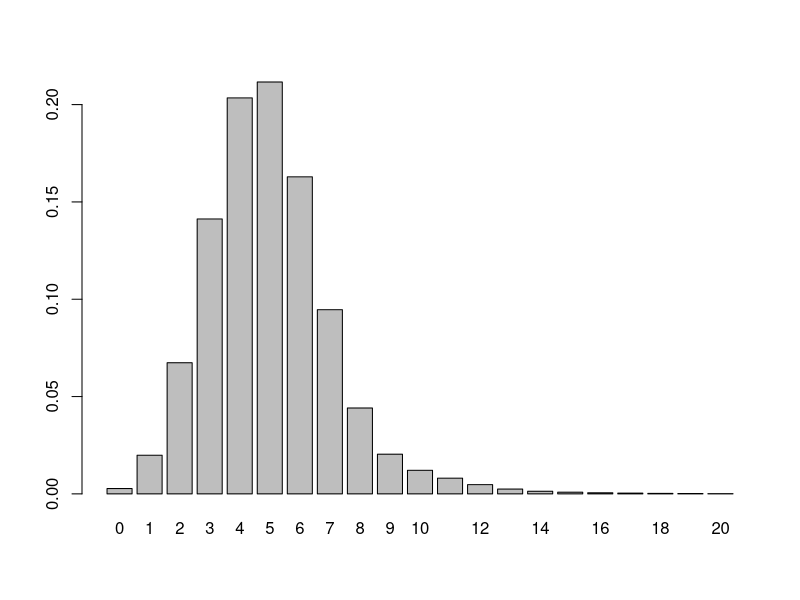
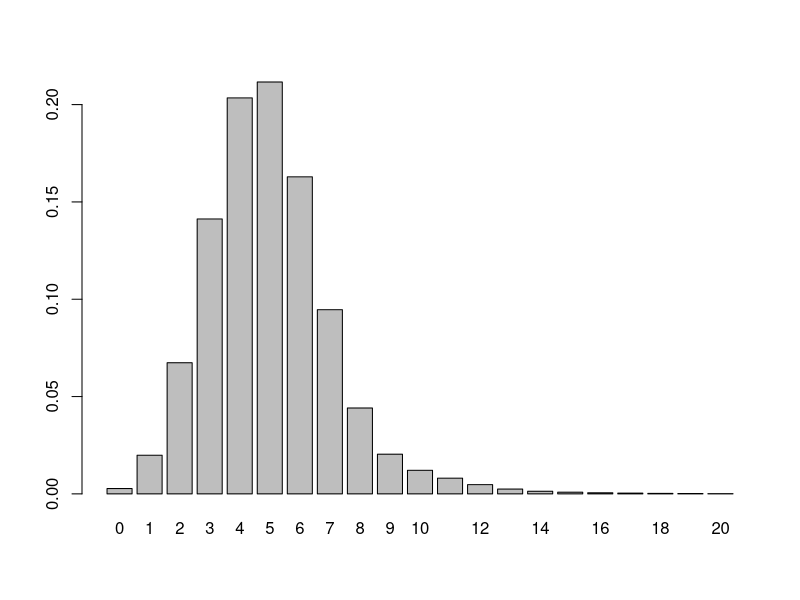

The R script that drew these images, in order:
## ---- chunk 1
library(tidyverse)
theme_set(theme_bw())
## ---- chunk 2
# alpha<-2.5
# gamma<-0.9
# delta<-5

validgamma<-function(gamma,alpha){
  if(alpha<=0){ #alpha must be positive
    return(FALSE)
  }
  if(gamma==0){ #if gamma=0, this is ordinary Poisson, so alpha=1 by convention
    return(alpha==1)
  }
  #hereafter assume gamma!=0
  gpos<- gamma>0
  if(alpha<1){
    return(gpos) #gamma should be positive
  } else if(alpha<=2){
    return(!gpos) #gamma should be negative
  } else { #alpha>2
    alpha_star<-ceiling(alpha)
    if(alpha==alpha_star){ #integer values of alpha>2 not allowed
      return(FALSE)
    } else if(alpha_star%%2==1){
      return(gpos) #gamma positive when ceil(alpha) is odd
    } else {
      return(!gpos)
    }
  }
}

check_delta<-function(delta,gamma,alpha){
  if(delta< -gamma*alpha){
    stop("Must have delta>= -gamma*alpha to ensure P(X=1) is nonnegative")
  } else if(delta< -gamma){
    stop("Must have delta>= -gamma to ensure P(X=0)<=1")
  }
  #if delta>= -alpha*gamma, all probabilities are valid for alpha<=2
  #if alpha>2, even if both of these conditions are met, it's still possible
  #to have invalid probabilities. These are caught dynamically by the 
  #PMF function since there doesn't appear to be a closed from constraint.
  #increasing delta or making |gamma| closer to zero will always
  #make the PMF more well behaved.
}

dstable_pmf_naive<-function(nmax,delta,gamma,alpha){
  #compute the discrete stable PMF for non-integer alpha
  #nmax is the largest nonnegative integer at which to evaluate the PMF
  #will return P(X=n) for n=0,1,...,nmax
  #delta is location parameter
  #gamma is scale parameter
  #alpha is shape (tail) parameter
  #all parameters can only be scalars
  #evaluates the PMF using a direct recursion method
  #may not have great numerical stability
  stopifnot(validgamma(gamma,alpha))
  #direct way (numerical underflow likely)
  #assume alpha is not an integer, for alpha=1,2 handle separately
  #nmax<-100
  #nvals<-0:nmax
  jvals<-2:nmax
  check_delta(delta,gamma,alpha)
  dag<-delta+alpha*gamma
  weights<-c(dag, gamma*jvals*choose(alpha,jvals)*(-1)^(jvals-1))
  probs<-vector("numeric",length=nmax+1)
  probs[1]<-exp(-delta-gamma) #P(X=0)
  if(nmax==0){ #edge case where only want P(X=0)
    return(probs[1])
  } 
  for(n in 1:nmax){
    probs[n+1]<- mean(probs[n:1]*weights[1:n]) #P(X=n), mean does 1/n part
    if(probs[n+1]<0){
      stop("negative probability encountered, increase delta or decrease absolute value of gamma")
    }
  }
  return(probs)
}
probs<-dstable_pmf_naive(20,delta=5.0,gamma=.9,alpha=2.5)
barplot(probs,names.arg=0:(length(probs)-1))
sum(probs)
## ---- chunk 3
log1mexp<-function(x){
  #slightly modified from original VGAM implementation
  stopifnot(all(x[!is.na(x)]>0))
  ifelse(x<=log(2), log(-expm1(-x)), log1p(-exp(-x)))
}

signed_logSumExp<-function(lx,nn){
  #lx is log|x| where x could be positive or negative
  #nn is a logical vector indicating which elements of x are nonnegative
  #ie, nn<- sign(x)>=0
  #computes log(sum(x)) with numerical stability
  #we require that the sum of x be positive otherwise it throws an error
  #the sum is never directly computed though
  #lx is allowed to be -Inf (ie, x can have exact zeros)
  A<-matrixStats::logSumExp(lx,nn)
  B<-matrixStats::logSumExp(lx,!nn)
  A+log1mexp(A-B)
}

dstable_pmf<-function(nmax,delta,gamma,alpha,log=FALSE){
  #compute the discrete stable PMF for non-integer alpha
  #nmax is the largest nonnegative integer at which to evaluate the PMF
  #will return P(X=n) for n=0,1,...,nmax
  #delta is location parameter
  #gamma is scale parameter
  #alpha is shape (tail) parameter
  #all parameters can only be scalars
  stopifnot(validgamma(gamma,alpha))
  #assume alpha is not an integer, for alpha=1,2 handle separately
  jvals<-2:nmax
  check_delta(delta,gamma,alpha)
  dag<-delta+alpha*gamma
  ldag<-log(dag)
  #weights<-c(dag, gamma*jvals*choose(alpha,jvals)*(-1)^(jvals-1))
  lwts<-c(ldag, log(abs(gamma))+log(jvals)+lchoose(alpha,jvals))
  lp<-vector("numeric",length=nmax+1)
  lp[1]<- -delta-gamma #logP(X=0)
  if(nmax==0){ #edge case where only want P(X=0)
    return(ifelse(log,lp[1],exp(lp[1])))
  }
  nn<-rep.int(TRUE,nmax) #1,2,3,...,nmax. Which weights are nonnegative?
  #negative weights can only occur with alpha>2
  if(alpha>2){
    if(gamma>0){ #this implies ceil(alpha) is odd
      #negative terms are j=2,4,...floor(alpha)
      negterms<-seq(from=2,to=floor(alpha),by=2)
    } else { #case where ceil(alpha) is even
      #negative terms are j=3,5,...,floor(alpha)
      negterms<-seq(from=3,to=floor(alpha),by=2)
    }
    nn[negterms]<-FALSE
  }
  for(n in 1:nmax){
    terms<- lp[n:1] + lwts[1:n]
    lp[n+1]<- signed_logSumExp(terms,nn[1:n]) - log(n)
  }
  if(log){
    return(lp)
  } else {
    return(exp(lp))
  }
}
probs1<-dstable_pmf_naive(20,delta=5.0,gamma=.9,alpha=2.5)
#barplot(probs1,names.arg=0:(length(probs1)-1))
probs2<-dstable_pmf(20,delta=5.0,gamma=0.9,alpha=2.5)
barplot(probs2,names.arg=0:(length(probs2)-1))
max(abs(probs1-probs2))
